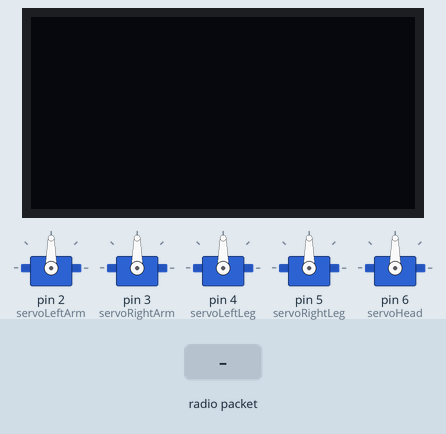
Recording of a program running on a simulated Arduino Nano, built with avr-gcc and run on an emulated ATmega328P. Shown: 5 × servo, 128×64 one-colour display. The inputs (shaded band) are chosen by the test bench. No radio packets arrive unless stated.

Above: at 1.2 s.
1.3 s: radio packet "5" arrives
At 1.8 s:
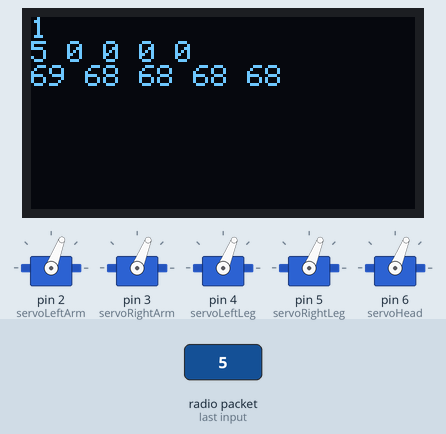
2.8 s: radio packet "200" arrives
At 3.6 s:
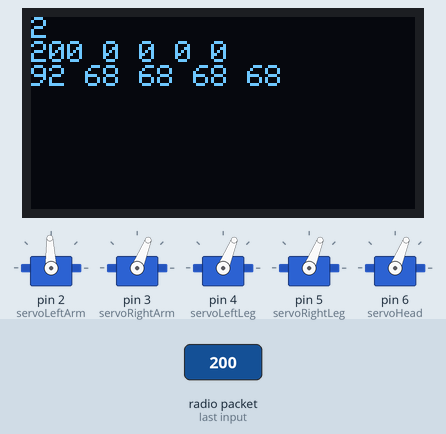
4.3 s: radio packet "90" arrives
At 5.5 s:
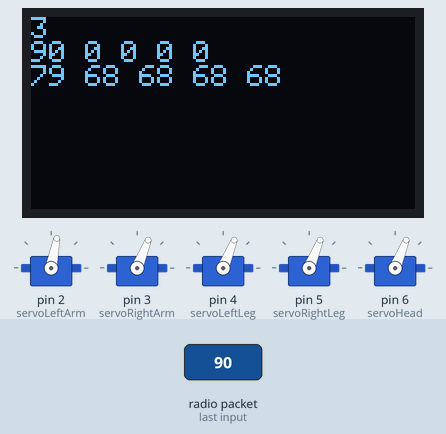
Timing chart, 0 to 7.3 s (numbered marks = the images above; inputs shaded):
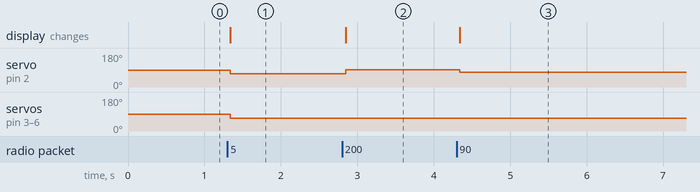

The program:

main.cpp
```cpp
// SERVER
#include <RF24.h>
#include <Servo.h>
#include <Adafruit_SSD1306.h>

#define SCREEN_WIDTH 128
#define SCREEN_HEIGHT 64
#define OLED_RESET -1
#define SCREEN_ADDRESS 0x3C ///< See datasheet for Address; 0x3D for 128x64, 0x3C for 128x32
Adafruit_SSD1306 display(SCREEN_WIDTH, SCREEN_HEIGHT, &Wire, OLED_RESET);

Servo servoLeftArm;
Servo servoRightArm;
Servo servoLeftLeg;
Servo servoRightLeg;
Servo servoHead;

#define DELAY 1

#define PAYLOAD_SIZE 20

// instantiate an object for the nRF24L01 transceiver
RF24 radio(7, 8); // using pin 7 for the CE pin, and pin 8 for the CSN pin

// For this example, we'll be using 6 addresses; 1 for each TX node
// It is very helpful to think of an address as a path instead of as
// an identifying device destination
// Notice that the last byte is the only byte that changes in the last 5
// addresses. This is a limitation of the nRF24L01 transceiver for pipes 2-5
// because they use the same first 4 bytes from pipe 1.
uint64_t address = 0x7878787878LL;
int16_t received = 0;

/*************************************** SETUP *****************************************/
void setup()
{
  Serial.begin(115200);

  // Attach servos
  servoLeftArm.attach(2);
  servoRightArm.attach(3);
  servoLeftLeg.attach(4);
  servoRightLeg.attach(5);
  servoHead.attach(6);

  // initialize the transceiver on the SPI bus
  if (!radio.begin()) {
    Serial.println(F("radio hardware is not responding!!"));
    while(1) {}
  }
    // Set the PA Level low to try preventing power supply related problems
  // because these examples are likely run with nodes in close proximity of
  // each other.

  // radio.setPALevel(RF24_PA_LOW); // RF24_PA_MAX is default.

  // save on transmission time by setting the radio to only transmit the
  // number of bytes we need to transmit a float
  radio.setPayloadSize(PAYLOAD_SIZE);
  // Set the addresses for all pipes to TX nodes
  radio.openReadingPipe(0, address);
  // put radio in RX mode
  radio.startListening();

  // SSD1306_SWITCHCAPVCC = generate display voltage from 3.3V internally
  if(!display.begin(SSD1306_SWITCHCAPVCC, SCREEN_ADDRESS)) {
    Serial.println(F("SSD1306 flop"));
    while (1) {} // hold in infinite loop
  }
  // setup OLED display
  display.clearDisplay();
  // display.setRotation(2);
  display.setTextSize(1);
  display.setTextColor(SSD1306_WHITE);

}

/*************************************** LOOP *****************************************/

void loop()
{

  char buffer[PAYLOAD_SIZE];     // Buffer for recieving radio data from TouchDesigner transmitter
  uint8_t pipe;
  if (radio.available(&pipe)) {             // is there a payload? get the pipe number that recieved it
    received++;
    uint8_t length = radio.getPayloadSize(); // get the size of the payload
    radio.read(&buffer, length);            // fetch payload from FIFO
    int a; int b; int c; int d; int e;
    int n = sscanf(buffer, "%d %d %d %d %d", &a, &b, &c, &d, &e);
    int aa; int bb; int cc; int dd; int ee;

    aa = map(a, 100, 900, 80, 180);
    bb = map(b, 100, 900, 80, 180);
    cc = map(c, 100, 900, 80, 180);
    dd = map(d, 100, 900, 80, 180);
    ee = map(e, 100, 900, 80, 180);

    servoLeftArm.write(aa);
    servoRightArm.write(bb);
    servoLeftLeg.write(cc);
    servoRightLeg.write(dd);
    servoHead.write(ee);

    display.clearDisplay();
    display.setCursor(0,0);
    display.println(received);
    display.print(a);
    display.print(" ");
    display.print(b);
    display.print(" ");
    display.print(c);
    display.print(" ");
    display.print(d);
    display.print(" ");
    display.println(e);
    display.print(aa);
    display.print(" ");
    display.print(bb);
    display.print(" ");
    display.print(cc);
    display.print(" ");
    display.print(dd);
    display.print(" ");
    display.println(ee);

  }
  display.display();
  delay(DELAY);
}
```

Measured:
- after the input at 1.3 s, servo on pin 2 (servoLeftArm): 90° → 69° at once; servo on pin 3 (servoRightArm), servo on pin 4 (servoLeftLeg), servo on pin 5 (servoRightLeg), servo on pin 6 (servoHead): 90° → 68° at once; the display: changes at once (image 1)
- after the input at 2.8 s, servo on pin 2 (servoLeftArm): 69° → 92° after 0.05 s; the display: changes after 0.05 s (image 2)
- after the input at 4.3 s, servo on pin 2 (servoLeftArm): 92° → 79° at once; the display: changes at once (image 3)
